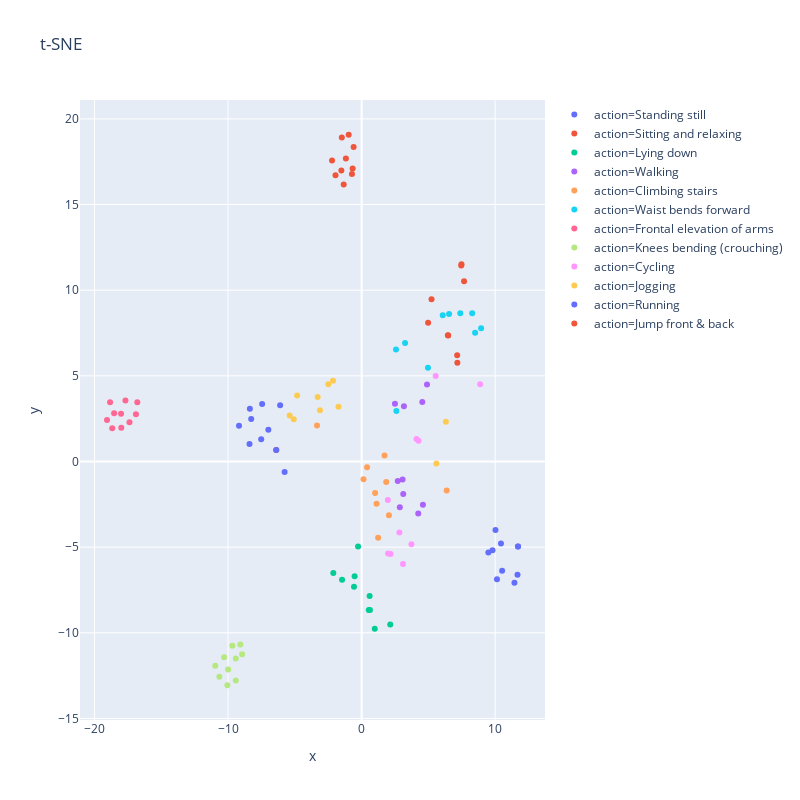
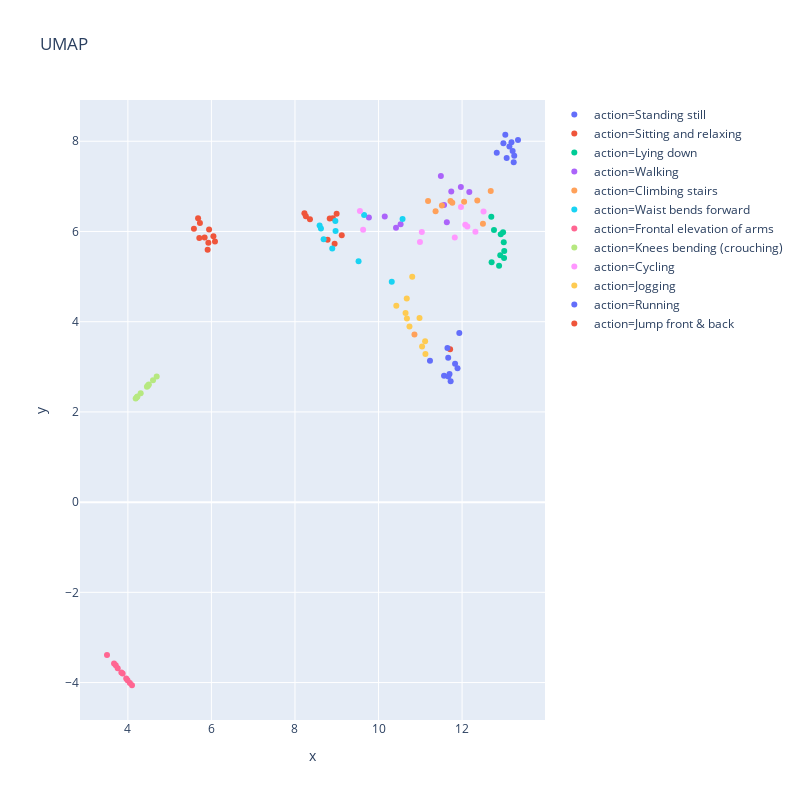

The notebook cell these images were saved under, in order:
### Code cell
val_actions, val_labels, val_lm = get_action_vector(ae_model, skel_dt, device, class_ids=range(config['n_actions']), class_names=dataReader.idToLabel)
tsne_skel_plot = plot_tnse(val_actions, val_labels, val_lm)
plot_umap(val_actions, val_labels, val_lm)

### Figure 1 — Plotly figure (JSON) as saved in the notebook; plotly's stock layout.template omitted (floating-point values rounded to 4 significant figures)
{"data": [{"hoverlabel": {"namelength": 0}, "hovertemplate": "action=Standing still<br>x=%{x}<br>y=%{y}", "legendgroup": "action=Standing still", "marker": {"color": "#636efa", "symbol": "circle"}, "mode": "markers", "name": "action=Standing still", "showlegend": true, "type": "scatter", "x": [10.44, 10.02, 11.71, 11.71, 10.14, 10.52, 11.44, 9.801, 9.491, 11.67], "xaxis": "x", "y": [-4.791, -3.994, -4.959, -4.959, -6.879, -6.375, -7.08, -5.18, -5.305, -6.604], "yaxis": "y"}, {"hoverlabel": {"namelength": 0}, "hovertemplate": "action=Sitting and relaxing<br>x=%{x}<br>y=%{y}", "legendgroup": "action=Sitting and relaxing", "marker": {"color": "#EF553B", "symbol": "circle"}, "mode": "markers", "name": "action=Sitting and relaxing", "showlegend": true, "type": "scatter", "x": [-6.392, 4.978, 6.482, 6.46, 7.461, 5.235, 7.477, 7.155, 7.168, 7.673], "xaxis": "x", "y": [0.6743, 8.093, 7.36, 7.37, 11.45, 9.471, 11.52, 6.209, 5.771, 10.52], "yaxis": "y"}, {"hoverlabel": {"namelength": 0}, "hovertemplate": "action=Lying down<br>x=%{x}<br>y=%{y}", "legendgroup": "action=Lying down", "marker": {"color": "#00cc96", "symbol": "circle"}, "mode": "markers", "name": "action=Lying down", "showlegend": true, "type": "scatter", "x": [-0.2656, -0.5713, 0.6221, 0.5346, 0.9844, 2.143, -0.5246, 0.599, -2.12, -1.464], "xaxis": "x", "y": [-4.963, -7.305, -8.673, -8.67, -9.761, -9.511, -6.694, -7.844, -6.512, -6.909], "yaxis": "y"}, {"hoverlabel": {"namelength": 0}, "hovertemplate": "action=Walking<br>x=%{x}<br>y=%{y}", "legendgroup": "action=Walking", "marker": {"color": "#ab63fa", "symbol": "circle"}, "mode": "markers", "name": "action=Walking", "showlegend": true, "type": "scatter", "x": [3.117, 2.861, 4.592, 3.067, 2.706, 4.896, 4.544, 4.239, 3.167, 2.496], "xaxis": "x", "y": [-1.89, -2.671, -2.524, -1.048, -1.143, 4.491, 3.473, -3.035, 3.229, 3.37], "yaxis": "y"}, {"hoverlabel": {"namelength": 0}, "hovertemplate": "action=Climbing stairs<br>x=%{x}<br>y=%{y}", "legendgroup": "action=Climbing stairs", "marker": {"color": "#FFA15A", "symbol": "circle"}, "mode": "markers", "name": "action=Climbing stairs", "showlegend": true, "type": "scatter", "x": [-3.339, 0.1413, 2.047, 1.121, 1.01, 1.842, 1.719, 0.4082, 1.234, 6.367], "xaxis": "x", "y": [2.1, -1.029, -3.137, -2.472, -1.845, -1.196, 0.3571, -0.3423, -4.444, -1.697], "yaxis": "y"}, {"hoverlabel": {"namelength": 0}, "hovertemplate": "action=Waist bends forward<br>x=%{x}<br>y=%{y}", "legendgroup": "action=Waist bends forward", "marker": {"color": "#19d3f3", "symbol": "circle"}, "mode": "markers", "name": "action=Waist bends forward", "showlegend": true, "type": "scatter", "x": [8.497, 4.967, 3.253, 2.603, 2.574, 6.549, 6.075, 8.279, 8.946, 7.389], "xaxis": "x", "y": [7.518, 5.473, 6.919, 2.944, 6.545, 8.606, 8.537, 8.648, 7.777, 8.657], "yaxis": "y"}, {"hoverlabel": {"namelength": 0}, "hovertemplate": "action=Frontal elevation of arms<br>x=%{x}<br>y=%{y}", "legendgroup": "action=Frontal elevation of arms", "marker": {"color": "#FF6692", "symbol": "circle"}, "mode": "markers", "name": "action=Frontal elevation of arms", "showlegend": true, "type": "scatter", "x": [-17.38, -19.07, -18.53, -18.68, -16.8, -16.9, -17.69, -18.83, -17.99, -18.01], "xaxis": "x", "y": [2.296, 2.425, 2.812, 1.94, 3.455, 2.76, 3.563, 3.458, 1.973, 2.785], "yaxis": "y"}, {"hoverlabel": {"namelength": 0}, "hovertemplate": "action=Knees bending (crouching)<br>x=%{x}<br>y=%{y}", "legendgroup": "action=Knees bending (crouching)", "marker": {"color": "#B6E880", "symbol": "circle"}, "mode": "markers", "name": "action=Knees bending (crouching)", "showlegend": true, "type": "scatter", "x": [-10.65, -9.083, -9.68, -8.949, -9.423, -9.996, -10.96, -10.3, -9.423, -10.05], "xaxis": "x", "y": [-12.57, -10.68, -10.76, -11.25, -11.51, -12.14, -11.92, -11.42, -12.78, -13.06], "yaxis": "y"}, {"hoverlabel": {"namelength": 0}, "hovertemplate": "action=Cycling<br>x=%{x}<br>y=%{y}", "legendgroup": "action=Cycling", "marker": {"color": "#FF97FF", "symbol": "circle"}, "mode": "markers", "name": "action=Cycling", "showlegend": true, "type": "scatter", "x": [2.826, 1.96, 4.11, 4.259, 5.545, 8.878, 3.095, 2.168, 1.985, 3.73], "xaxis": "x", "y": [-4.143, -2.247, 1.314, 1.209, 4.986, 4.514, -5.982, -5.396, -5.374, -4.826], "yaxis": "y"}, {"hoverlabel": {"namelength": 0}, "hovertemplate": "action=Jogging<br>x=%{x}<br>y=%{y}", "legendgroup": "action=Jogging", "marker": {"color": "#FECB52", "symbol": "circle"}, "mode": "markers", "name": "action=Jogging", "showlegend": true, "type": "scatter", "x": [-5.39, -4.827, 6.308, 5.598, -2.494, -2.141, -3.292, -5.082, -3.12, -1.732], "xaxis": "x", "y": [2.681, 3.858, 2.315, -0.1136, 4.507, 4.709, 3.767, 2.473, 2.997, 3.191], "yaxis": "y"}, {"hoverlabel": {"namelength": 0}, "hovertemplate": "action=Running<br>x=%{x}<br>y=%{y}", "legendgroup": "action=Running", "marker": {"color": "#636efa", "symbol": "circle"}, "mode": "markers", "name": "action=Running", "showlegend": true, "type": "scatter", "x": [-6.102, -5.765, -8.395, -9.179, -8.367, -7.52, -7.449, -6.984, -8.269, -6.392], "xaxis": "x", "y": [3.284, -0.6122, 1.029, 2.084, 3.077, 1.292, 3.363, 1.849, 2.484, 0.6738], "yaxis": "y"}, {"hoverlabel": {"namelength": 0}, "hovertemplate": "action=Jump front & back<br>x=%{x}<br>y=%{y}", "legendgroup": "action=Jump front & back", "marker": {"color": "#EF553B", "symbol": "circle"}, "mode": "markers", "name": "action=Jump front & back", "showlegend": true, "type": "scatter", "x": [-0.5974, -1.482, -0.9699, -1.518, -0.6743, -2.215, -0.7232, -1.341, -1.179, -1.956], "xaxis": "x", "y": [18.36, 18.91, 19.07, 16.98, 17.1, 17.58, 16.79, 16.18, 17.69, 16.71], "yaxis": "y"}], "layout": {"height": 800, "legend": {"tracegroupgap": 0}, "title": {"text": "t-SNE"}, "width": 800, "xaxis": {"anchor": "y", "domain": [0, 1], "title": {"text": "x"}}, "yaxis": {"anchor": "x", "domain": [0, 1], "title": {"text": "y"}}}}

### Figure 2 — Plotly figure (JSON) as saved in the notebook; plotly's stock layout.template omitted (floating-point values rounded to 4 significant figures)
{"data": [{"hoverlabel": {"namelength": 0}, "hovertemplate": "action=Standing still<br>x=%{x}<br>y=%{y}", "legendgroup": "action=Standing still", "marker": {"color": "#636efa", "symbol": "circle"}, "mode": "markers", "name": "action=Standing still", "showlegend": true, "type": "scatter", "x": [12.83, 13.24, 13.04, 12.99, 13.21, 13.34, 13.18, 13.25, 13.07, 13.13], "xaxis": "x", "y": [7.746, 7.535, 8.144, 7.958, 7.784, 8.029, 7.977, 7.677, 7.63, 7.883], "yaxis": "y"}, {"hoverlabel": {"namelength": 0}, "hovertemplate": "action=Sitting and relaxing<br>x=%{x}<br>y=%{y}", "legendgroup": "action=Sitting and relaxing", "marker": {"color": "#EF553B", "symbol": "circle"}, "mode": "markers", "name": "action=Sitting and relaxing", "showlegend": true, "type": "scatter", "x": [11.71, 8.781, 9.12, 8.832, 8.226, 8.949, 8.261, 8.907, 8.997, 8.359], "xaxis": "x", "y": [3.388, 5.814, 5.914, 6.29, 6.405, 5.727, 6.336, 6.292, 6.395, 6.271], "yaxis": "y"}, {"hoverlabel": {"namelength": 0}, "hovertemplate": "action=Lying down<br>x=%{x}<br>y=%{y}", "legendgroup": "action=Lying down", "marker": {"color": "#00cc96", "symbol": "circle"}, "mode": "markers", "name": "action=Lying down", "showlegend": true, "type": "scatter", "x": [12.7, 13.0, 12.91, 13.01, 12.89, 12.71, 12.76, 13.01, 12.98, 12.93], "xaxis": "x", "y": [6.325, 5.761, 5.472, 5.411, 5.239, 5.319, 6.033, 5.565, 5.98, 5.936], "yaxis": "y"}, {"hoverlabel": {"namelength": 0}, "hovertemplate": "action=Walking<br>x=%{x}<br>y=%{y}", "legendgroup": "action=Walking", "marker": {"color": "#ab63fa", "symbol": "circle"}, "mode": "markers", "name": "action=Walking", "showlegend": true, "type": "scatter", "x": [11.74, 12.17, 11.49, 11.57, 11.64, 9.77, 10.15, 11.97, 10.42, 10.53], "xaxis": "x", "y": [6.888, 6.873, 7.23, 6.589, 6.206, 6.312, 6.332, 6.989, 6.085, 6.158], "yaxis": "y"}, {"hoverlabel": {"namelength": 0}, "hovertemplate": "action=Climbing stairs<br>x=%{x}<br>y=%{y}", "legendgroup": "action=Climbing stairs", "marker": {"color": "#FFA15A", "symbol": "circle"}, "mode": "markers", "name": "action=Climbing stairs", "showlegend": true, "type": "scatter", "x": [10.86, 11.37, 12.36, 12.05, 11.72, 11.77, 11.19, 11.52, 12.5, 12.69], "xaxis": "x", "y": [3.718, 6.451, 6.689, 6.657, 6.678, 6.637, 6.676, 6.575, 6.17, 6.896], "yaxis": "y"}, {"hoverlabel": {"namelength": 0}, "hovertemplate": "action=Waist bends forward<br>x=%{x}<br>y=%{y}", "legendgroup": "action=Waist bends forward", "marker": {"color": "#19d3f3", "symbol": "circle"}, "mode": "markers", "name": "action=Waist bends forward", "showlegend": true, "type": "scatter", "x": [8.972, 9.655, 9.522, 10.58, 10.32, 8.686, 8.892, 8.622, 8.967, 8.589], "xaxis": "x", "y": [6.009, 6.364, 5.339, 6.278, 4.884, 5.828, 5.623, 6.069, 6.234, 6.13], "yaxis": "y"}, {"hoverlabel": {"namelength": 0}, "hovertemplate": "action=Frontal elevation of arms<br>x=%{x}<br>y=%{y}", "legendgroup": "action=Frontal elevation of arms", "marker": {"color": "#FF6692", "symbol": "circle"}, "mode": "markers", "name": "action=Frontal elevation of arms", "showlegend": true, "type": "scatter", "x": [4.047, 3.5, 3.874, 3.71, 4.098, 3.991, 3.96, 3.669, 3.756, 3.844], "xaxis": "x", "y": [-4.007, -3.39, -3.797, -3.614, -4.06, -3.949, -3.912, -3.575, -3.685, -3.777], "yaxis": "y"}, {"hoverlabel": {"namelength": 0}, "hovertemplate": "action=Knees bending (crouching)<br>x=%{x}<br>y=%{y}", "legendgroup": "action=Knees bending (crouching)", "marker": {"color": "#B6E880", "symbol": "circle"}, "mode": "markers", "name": "action=Knees bending (crouching)", "showlegend": true, "type": "scatter", "x": [4.689, 4.187, 4.214, 4.229, 4.306, 4.602, 4.456, 4.472, 4.502, 4.487], "xaxis": "x", "y": [2.785, 2.295, 2.325, 2.34, 2.413, 2.703, 2.558, 2.576, 2.606, 2.592], "yaxis": "y"}, {"hoverlabel": {"namelength": 0}, "hovertemplate": "action=Cycling<br>x=%{x}<br>y=%{y}", "legendgroup": "action=Cycling", "marker": {"color": "#FF97FF", "symbol": "circle"}, "mode": "markers", "name": "action=Cycling", "showlegend": true, "type": "scatter", "x": [12.51, 11.97, 10.99, 11.04, 9.555, 9.631, 11.83, 12.32, 12.13, 12.08], "xaxis": "x", "y": [6.442, 6.543, 5.765, 5.986, 6.455, 6.04, 5.864, 5.994, 6.108, 6.149], "yaxis": "y"}, {"hoverlabel": {"namelength": 0}, "hovertemplate": "action=Jogging<br>x=%{x}<br>y=%{y}", "legendgroup": "action=Jogging", "marker": {"color": "#FECB52", "symbol": "circle"}, "mode": "markers", "name": "action=Jogging", "showlegend": true, "type": "scatter", "x": [11.12, 11.04, 10.43, 10.81, 10.65, 10.68, 10.98, 11.12, 10.74, 10.68], "xaxis": "x", "y": [3.284, 3.448, 4.351, 4.994, 4.191, 4.514, 4.082, 3.569, 3.892, 4.07], "yaxis": "y"}, {"hoverlabel": {"namelength": 0}, "hovertemplate": "action=Running<br>x=%{x}<br>y=%{y}", "legendgroup": "action=Running", "marker": {"color": "#636efa", "symbol": "circle"}, "mode": "markers", "name": "action=Running", "showlegend": true, "type": "scatter", "x": [11.23, 11.93, 11.89, 11.7, 11.73, 11.83, 11.57, 11.67, 11.67, 11.65], "xaxis": "x", "y": [3.135, 3.747, 2.968, 2.84, 2.681, 3.067, 2.799, 3.202, 2.788, 3.415], "yaxis": "y"}, {"hoverlabel": {"namelength": 0}, "hovertemplate": "action=Jump front & back<br>x=%{x}<br>y=%{y}", "legendgroup": "action=Jump front & back", "marker": {"color": "#EF553B", "symbol": "circle"}, "mode": "markers", "name": "action=Jump front & back", "showlegend": true, "type": "scatter", "x": [5.681, 5.725, 5.581, 6.085, 5.71, 5.944, 5.927, 5.91, 5.838, 6.047], "xaxis": "x", "y": [6.292, 6.189, 6.061, 5.778, 5.856, 6.046, 5.753, 5.597, 5.864, 5.895], "yaxis": "y"}], "layout": {"height": 800, "legend": {"tracegroupgap": 0}, "title": {"text": "UMAP"}, "width": 800, "xaxis": {"anchor": "y", "domain": [0, 1], "title": {"text": "x"}}, "yaxis": {"anchor": "x", "domain": [0, 1], "title": {"text": "y"}}}}
